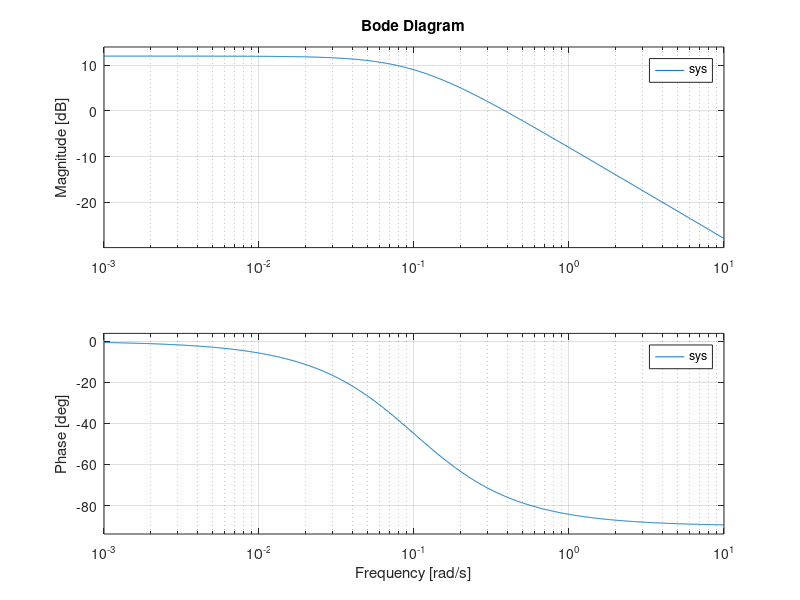

MATLAB code for this plot: (Note: this script raises an error after producing the figure.)
%% 1(b) First Order Equation
% Author: Pushkar Antony
% PS Number: 99003729
% Date: 7th April 2021.
% Version: 1.0.

%% Plant Description
% The Mass-damper first order system is taken as Plant.
% Equation: f= Bv + M v'
% f = force; B= coefficient of friction; M = mass ; v= velocity.
% Values:  B1= 0.4, M1=1000; B2= 0.5, M2= 500; B3= 1.7, M3= 340;

%% Code:
clc;
B1= 0.5;
M1= 5;
P = 2;

sys = tf([P/M1],[1,B1/M1])
subplot(3,4,1);
impulse(sys);
title('Impulse Input for k');
subplot(3,4,2);
step(sys);
title('Step Input for k');
subplot(3,4,3);
[z,p,k]= tf2zp([P/M1],[1,B1/M1])
pzmap(sys)
subplot(3,4,4);
bode(sys) 
hold on;
S = stepinfo(sys)
    
sys = tf([P/M1],[1,B1/M1,0])
subplot(3,4,5);
impulse(sys);
title('Impulse Input for 1/s');
subplot(3,4,6);
step(sys);
title('Step Input for 1/s');
subplot(3,4,7);
[z,p,k]= tf2zp([P/M1],[1,B1/M1,0])
pzmap(sys)
subplot(3,4,8);
bode(sys)
hold on;
S = stepinfo(sys)

sys = tf([P/M1,0],[1,B1/M1])
subplot(3,4,9);
impulse(sys);
title('Impulse Input for s');
subplot(3,4,10);
step(sys);
title('Step Input for s');
subplot(3,4,11);
[z,p,k]= tf2zp([P/M1,0],[1,B1/M1])
pzmap(sys)
subplot(3,4,12);
bode(sys)
hold on;
S = stepinfo(sys)

%% Math Analysis
% Independent: Time(t)
% Dependent: Velocity(v) and Force(f)
% Constant: Mass(M) and Frictional Coefficient(B)

% Roots:(-B)/M

% IVT:
% 1. For step input: 0
% 2. For impulse input: 1/M

% FVT:
% 1. For step input: 1/B
% 2. For impulse input: 0

% Time Response Results:
% Rise Time :4tau = (4M)/B; where tau = M/B 

%% Comparison Analysis:(Speed, Accuracy and stability):
% 1) when a Proportionality controller is introduced, only the amplitude
%is getting incremented and all other parameters like rise time, settling 
%time remain same as first order without controller.
% 2) when an integrator controller is introduced, a pole gets added at the 
%origin and makes the system marginally stable.
% 3) When a differentiator controller is introduced, a zero gets added to
%the origin making any unstable system also stable.
% 4) PID controllers control the whole system making them unstable to 
%stable, more stable, add poles, add zeros.

